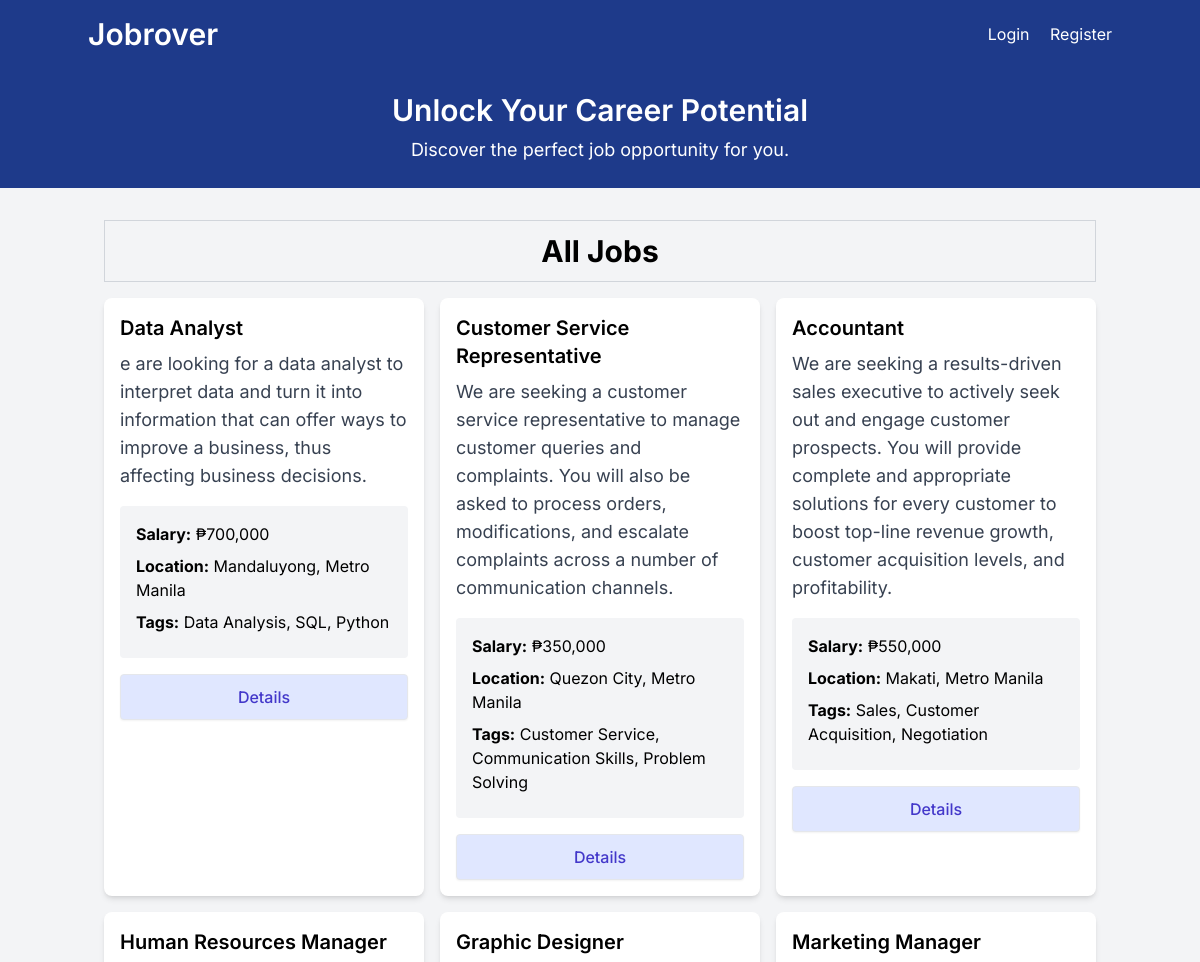
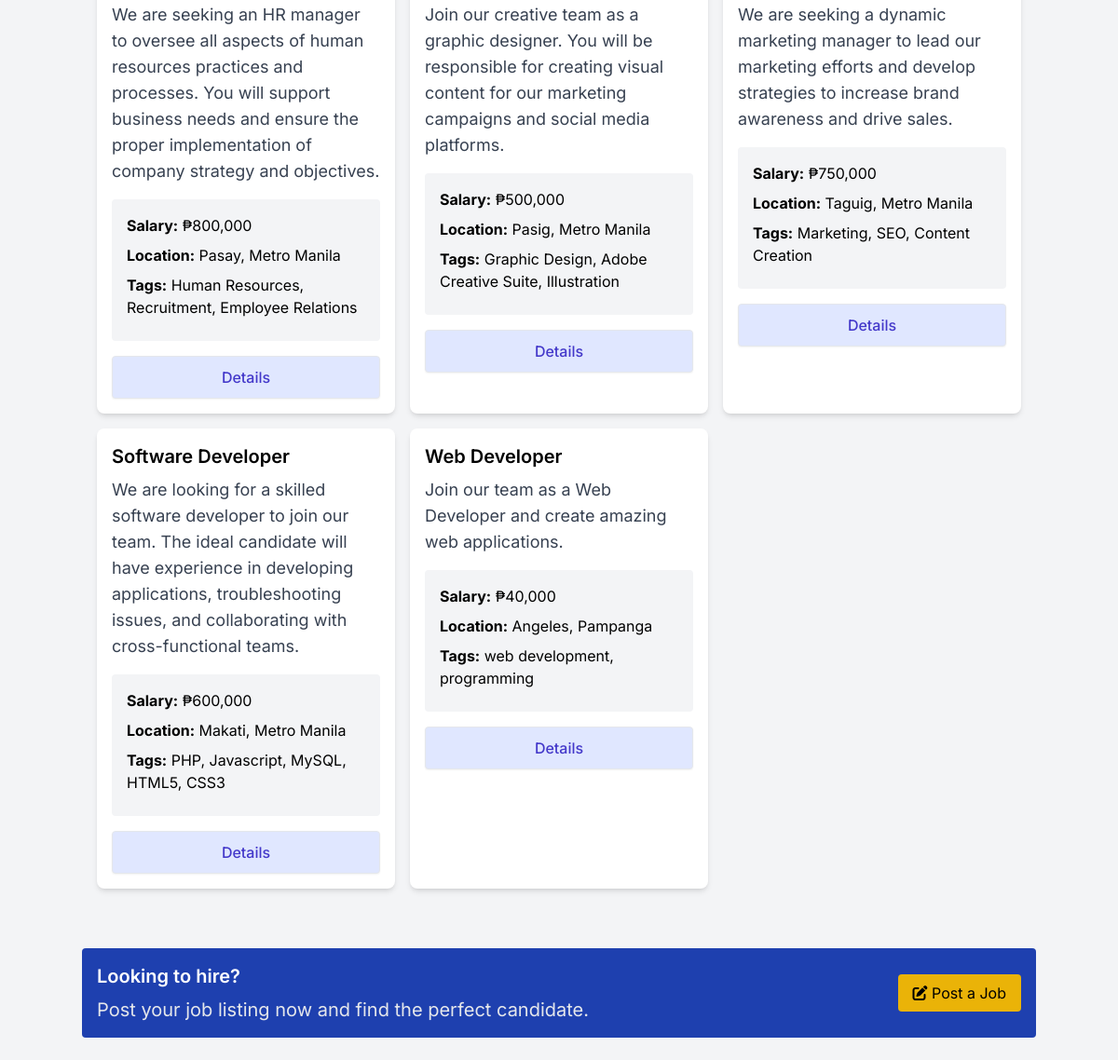
The page /listings on the database its author committed (2 pictures, top to bottom).
### tables this page shows
CREATE TABLE `listings` (
  `id` int NOT NULL AUTO_INCREMENT,
  `user_id` int NOT NULL,
  `title` varchar(255) NOT NULL,
  `description` longtext,
  `salary` varchar(45) DEFAULT NULL,
  `tags` varchar(255) DEFAULT NULL,
  `company` varchar(45) DEFAULT NULL,
  `address` varchar(255) DEFAULT NULL,
  `city` varchar(45) DEFAULT NULL,
  `state` varchar(45) DEFAULT NULL,
  `phone` varchar(45) DEFAULT NULL,
  `email` varchar(45) DEFAULT NULL,
  `requirements` longtext,
  `benefits` longtext,
  `created_at` timestamp NULL DEFAULT CURRENT_TIMESTAMP,
  PRIMARY KEY (`id`),
  KEY `fk_listings_users_idx` (`user_id`),
  CONSTRAINT `fk_listings_users` FOREIGN KEY (`user_id`) REFERENCES `users` (`id`) ON DELETE CASCADE ON UPDATE CASCADE
);

### App/controllers/ListingController.php (called while the page is built, shortened)
<?php
class ListingController
{
  protected $db;
  public function __construct()
  {
    $config = require basePath('config/db.php');
    $this->db = new Database($config);
  }
  public function index()
  {
    $listings = $this->db
      ->query('SELECT * FROM listings ORDER BY created_at DESC')
      ->fetchAll();
    loadView('listings/index', [
      'listings' => $listings,
    ]);
  }
}

### public/index.php (called while the page is built, shortened)
<?php
require '../helpers.php';
$router = new Router();
$uri = parse_url($_SERVER['REQUEST_URI'], PHP_URL_PATH);
$router->route($uri);

### Framework/Database.php (called while the page is built, shortened)
<?php
class Database
{
  public $conn;
  public function __construct($config)
  {
    $dsn = "mysql:host={$config['host']};port={$config['port']};dbname={$config['dbname']}";
    $options = [
      PDO::ATTR_ERRMODE => PDO::ERRMODE_EXCEPTION,
      PDO::ATTR_DEFAULT_FETCH_MODE => PDO::FETCH_OBJ,
    ];
    try {
      $this->conn = new PDO(
        $dsn,
        $config['username'],
        $config['password'],
        $options
      );
    } catch (PDOException $e) {
      throw new Exception("Database connection failed: {$e->getMessage()}");
    }
  }
  public function query($query, $params = [])
  {
    try {
      $sth = $this->conn->prepare($query);
      $sth->execute();
      return $sth;
    } catch (PDOException $e) {
      throw new Exception("Query failed to execute: {$e->getMessage()}");
    }
  }
}

### App/views/listings/index.view.php (the view, shortened to what this page needs)
<section>
  <div class="container mx-auto p-4 mt-4">
   <div class="text-center text-3xl mb-4 font-bold border border-gray-300 p-3">
    <?php if (isset($keywords)): ?>
      Search results for: <?= htmlspecialchars($keywords) ?>
    <?php else: ?>
      All Jobs
    <?php endif; ?>
   </div>
    <div class="grid grid-cols-1 md:grid-cols-3 gap-4 mb-6">
      <?php foreach ($listings as $listing): ?>
       <div class="rounded-lg shadow-md bg-white">
         <div class="p-4">
           <h2 class="text-xl font-semibold"><?= $listing->title ?></h2>
           <p class="text-gray-700 text-lg mt-2">
             <?= $listing->description ?>
           </p>
           <ul class="my-4 bg-gray-100 p-4 rounded">
             <li class="mb-2"><strong>Salary:</strong> <?= formatSalary(
               $listing->salary
             ) ?></li>
             <li class="mb-2">
               <strong>Location:</strong> <?= $listing->city ?>, <?= $listing->state ?>
             </li>
             <?php if (!empty($listing->tags)): ?>
             <li class="mb-2">
               <strong>Tags:</strong> <?= $listing->tags ?>
             </li>
             <?php endif; ?>
           </ul>
           <a href="/listings/<?= $listing->id ?>"
             class="block w-full text-center px-5 py-2.5 shadow-sm rounded border text-base font-medium text-indigo-700 bg-indigo-100 hover:bg-indigo-200"
           >
             Details
           </a>
         </div>
       </div>
      <?php endforeach; ?>
   </div>
  </div>
</section>

### Framework/Router.php (shortened to what this page needs)
<?php
class Router
{
  protected $routes = [];
  public function registerRoute($method, $uri, $action, $middleware = [])
  {
    list($controller, $controllerMethod) = explode('@', $action);
    $this->routes[] = [
      'method' => $method,
      'uri' => $uri,
      'controller' => $controller,
      'controllerMethod' => $controllerMethod,
      'middleware' => $middleware,
    ];
  }
  public function route($uri)
  {
    $requestMethod = $_SERVER['REQUEST_METHOD'];
    foreach ($this->routes as $route) {
      $uriSegments = explode('/', trim($uri, '/'));
      $routeSegments = explode('/', trim($route['uri'], '/'));
      if (
        count($uriSegments) === count($routeSegments) &&
        strtoupper($route['method']) === $requestMethod
      ) {
        $params = [];
        $match = true;
        for ($i = 0; $i < count($uriSegments); $i++) {
          if (
            $routeSegments[$i] !== $uriSegments[$i] &&
            !preg_match('/\{(.+?)\}/', $routeSegments[$i])
          ) {
            $match = false;
            break;
          }
        }
        if ($match) {
          $controllerMethod = $route['controllerMethod'];
          $controllerInstance = new $controller();
          $controllerInstance->$controllerMethod($params);
          return;
        }
      }
    }
  }
}

### public/css/style.css (style rules this page uses)
html { line-height: 1.5; -webkit-text-size-adjust: 100%; -moz-tab-size: 4; -o-tab-size: 4; tab-size: 4; font-family: 'Inter', ui-sans-serif, system-ui, -apple-system, BlinkMacSystemFont, 'Segoe UI', Roboto, 'Helvetica Neue', Arial, 'Noto Sans', sans-serif, 'Apple Color Emoji', 'Segoe UI Emoji', 'Segoe UI Symbol', 'Noto Color Emoji'; font-feature-settings: normal; font-variation-settings: normal; }
body { margin: 0; line-height: inherit; }
h1, h2, h3, h4, h5, h6 { font-size: inherit; font-weight: inherit; }
a { color: inherit; text-decoration: inherit; }
b, strong { font-weight: bolder; }
blockquote, dl, dd, h1, h2, h3, h4, h5, h6, hr, figure, p, pre { margin: 0; }
ol, ul, menu { list-style: none; margin: 0; padding: 0; }
.container { width: 100%; }
@media (min-width: 640px) { .container { max-width: 640px; } }
@media (min-width: 768px) { .container { max-width: 768px; } }
@media (min-width: 1024px) { .container { max-width: 1024px; } }
.mx-auto { margin-left: auto; margin-right: auto; }
.my-4 { margin-top: 1rem; margin-bottom: 1rem; }
.mb-2 { margin-bottom: 0.5rem; }
.mb-4 { margin-bottom: 1rem; }
.mb-6 { margin-bottom: 1.5rem; }
.mt-2 { margin-top: 0.5rem; }
.mt-4 { margin-top: 1rem; }
.block { display: block; }
.grid { display: grid; }
.w-full { width: 100%; }
.grid-cols-1 { grid-template-columns: repeat(1, minmax(0, 1fr)); }
.gap-4 { gap: 1rem; }
.rounded { border-radius: 0.25rem; }
.rounded-lg { border-radius: 0.5rem; }
.border { border-width: 1px; }
.border-gray-300 { --tw-border-opacity: 1; border-color: rgb(209 213 219 / var(--tw-border-opacity)); }
.bg-gray-100 { --tw-bg-opacity: 1; background-color: rgb(243 244 246 / var(--tw-bg-opacity)); }
.bg-indigo-100 { --tw-bg-opacity: 1; background-color: rgb(224 231 255 / var(--tw-bg-opacity)); }
.bg-white { --tw-bg-opacity: 1; background-color: rgb(255 255 255 / var(--tw-bg-opacity)); }
.p-3 { padding: 0.75rem; }
.p-4 { padding: 1rem; }
.px-5 { padding-left: 1.25rem; padding-right: 1.25rem; }
.py-2\.5 { padding-top: 0.625rem; padding-bottom: 0.625rem; }
.text-center { text-align: center; }
.text-3xl { font-size: 1.875rem; line-height: 2.25rem; }
.text-base { font-size: 1rem; line-height: 1.5rem; }
.text-lg { font-size: 1.125rem; line-height: 1.75rem; }
.text-xl { font-size: 1.25rem; line-height: 1.75rem; }
.font-bold { font-weight: 700; }
.font-medium { font-weight: 500; }
.font-semibold { font-weight: 600; }
.text-gray-700 { --tw-text-opacity: 1; color: rgb(55 65 81 / var(--tw-text-opacity)); }
.text-indigo-700 { --tw-text-opacity: 1; color: rgb(67 56 202 / var(--tw-text-opacity)); }
.shadow-md { --tw-shadow: 0 4px 6px -1px rgb(0 0 0 / 0.1), 0 2px 4px -2px rgb(0 0 0 / 0.1); --tw-shadow-colored: 0 4px 6px -1px var(--tw-shadow-color), 0 2px 4px -2px var(--tw-shadow-color); box-shadow: var(--tw-ring-offset-shadow, 0 0 #0000), var(--tw-ring-shadow, 0 0 #0000), var(--tw-shadow); }
.shadow-sm { --tw-shadow: 0 1px 2px 0 rgb(0 0 0 / 0.05); --tw-shadow-colored: 0 1px 2px 0 var(--tw-shadow-color); box-shadow: var(--tw-ring-offset-shadow, 0 0 #0000), var(--tw-ring-shadow, 0 0 #0000), var(--tw-shadow); }
@media (min-width: 768px) { .md\:grid-cols-3 { grid-template-columns: repeat(3, minmax(0, 1fr)); } }

### rows shown on the page
listings: title "Data Analyst", description "e are looking for a data analyst to interpret data and turn it into information that can offer ways to improve a business, thus affecting business decisions.", salary "₱700,000", city "Mandaluyong", state "Metro Manila", tags "Data Analysis, SQL, Python"
listings: title "Customer Service Representative", description "We are seeking a customer service representative to manage customer queries and complaints. You will also be asked to process orders, modifications, and escalate complaints across a number of communication channels.", salary "₱350,000", city "Quezon City", state "Metro Manila", tags "Customer Service, Communication Skills, Problem Solving"
listings: title "Accountant", description "We are seeking a results-driven sales executive to actively seek out and engage customer prospects. You will provide complete and appropriate solutions for every customer to boost top-line revenue growth, customer acquisition levels, and profitability.", salary "₱550,000", city "Makati", state "Metro Manila", tags "Sales, Customer Acquisition, Negotiation"
listings: title "Human Resources Manager", description "We are seeking an HR manager to oversee all aspects of human resources practices and processes. You will support business needs and ensure the proper implementation of company strategy and objectives.", salary "₱800,000", city "Pasay", state "Metro Manila", tags "Human Resources, Recruitment, Employee Relations"
listings: title "Graphic Designer", description "Join our creative team as a graphic designer. You will be responsible for creating visual content for our marketing campaigns and social media platforms.", salary "₱500,000", city "Pasig", state "Metro Manila", tags "Graphic Design, Adobe Creative Suite, Illustration"
listings: title "Marketing Manager", description "We are seeking a dynamic marketing manager to lead our marketing efforts and develop strategies to increase brand awareness and drive sales.", salary "₱750,000", city "Taguig", state "Metro Manila", tags "Marketing, SEO, Content Creation"
listings: title "Software Developer", description "We are looking for a skilled software developer to join our team. The ideal candidate will have experience in developing applications, troubleshooting issues, and collaborating with cross-functional teams.", salary "₱600,000", city "Makati", state "Metro Manila", tags "PHP, Javascript, MySQL, HTML5, CSS3"
listings: title "Web Developer", description "Join our team as a Web Developer and create amazing web applications.", salary "₱40,000", city "Angeles", state "Pampanga", tags "web development, programming"
